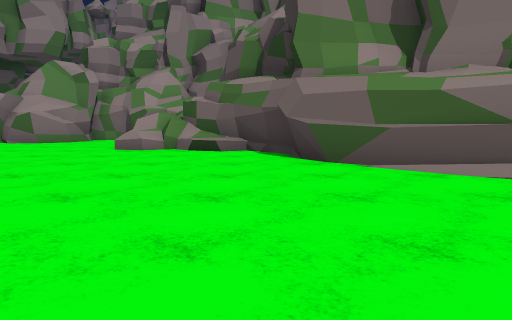
view 1 (above)

24 first-person views from a walk through a scene from a Unity 3-D project. The camera is 1.3 m above the floor, tilts 6° down and sees 70° across. The floor is counted in squares, 2 m on a side. Each view is taken from the middle of a square. On the plan, view 1 faces up. The plan holds only what a view shows up to about 11 squares ahead; the rest is blank. The place goes on beyond the plan. The player is left out. Some animated figures are left out. Some surface patterns are stand-ins.

view 2
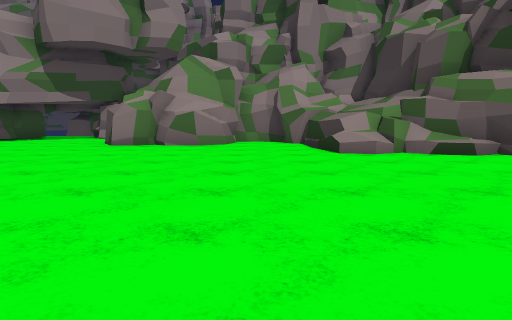

view 3
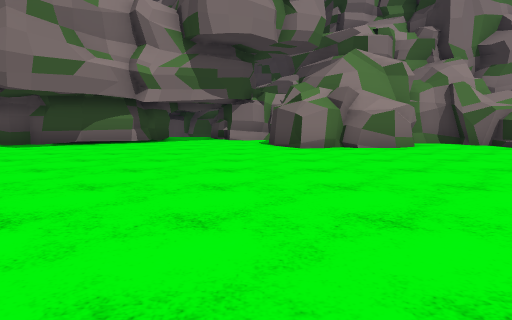

view 4
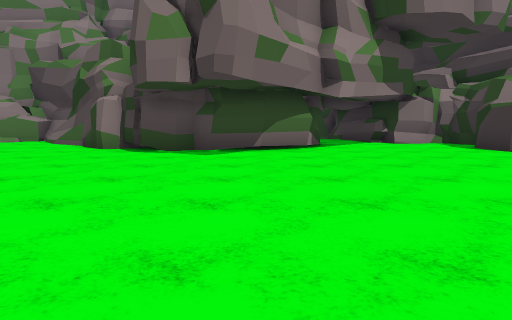

view 5
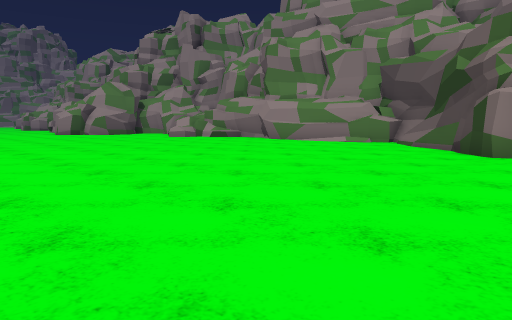

view 6
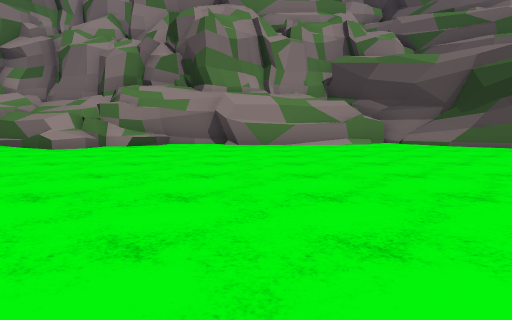

view 7
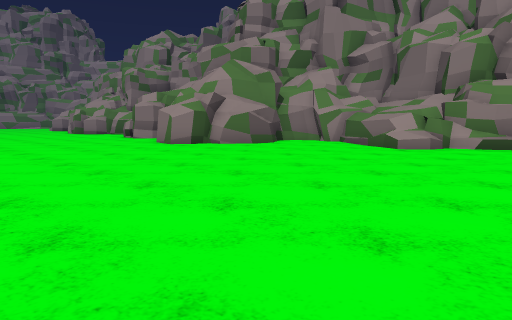

view 8
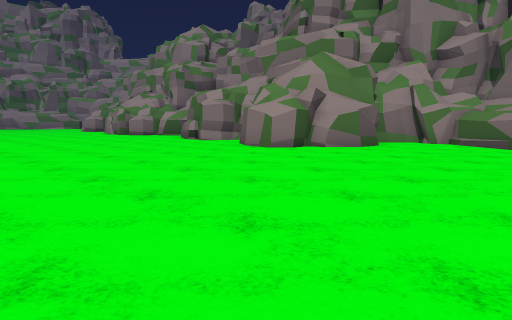

view 9
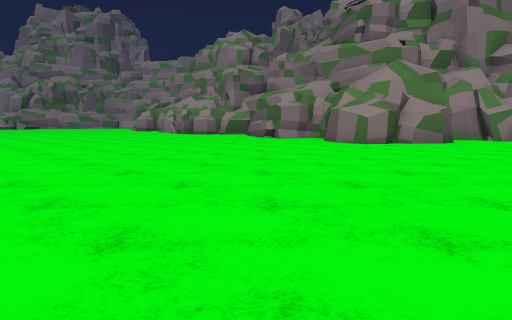

view 10
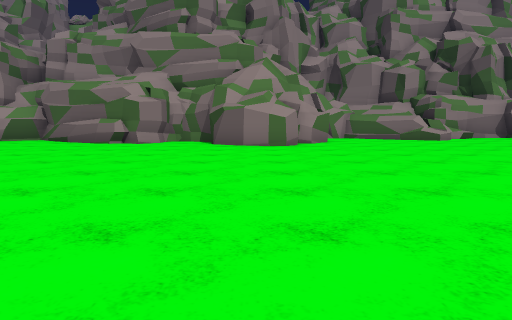

view 11
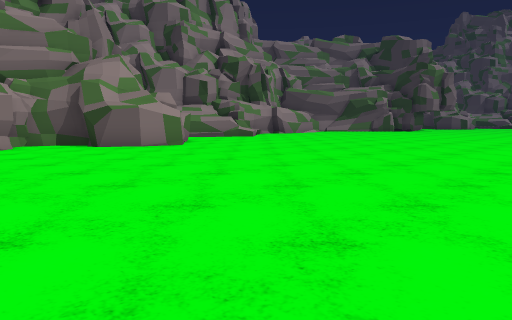

view 12
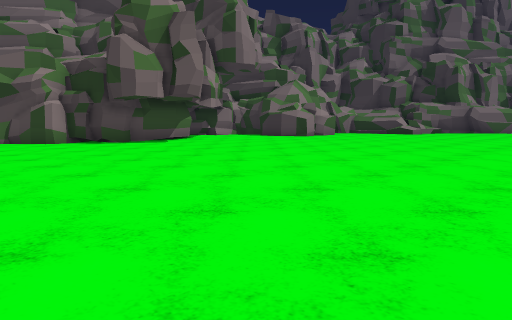

view 13
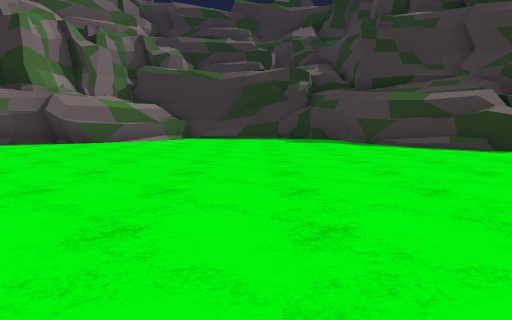

view 14
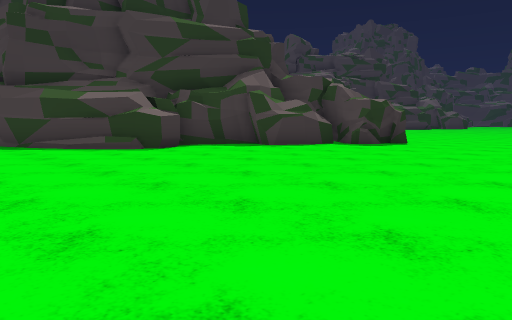

view 15
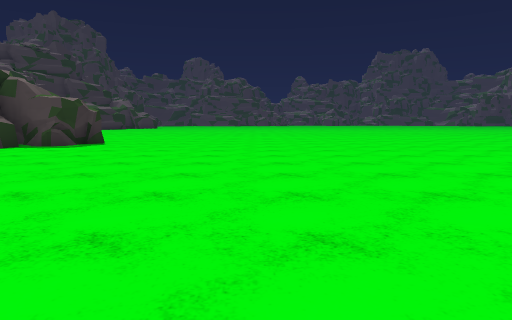

view 16
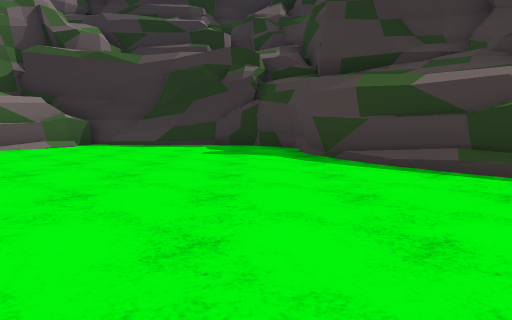

view 17
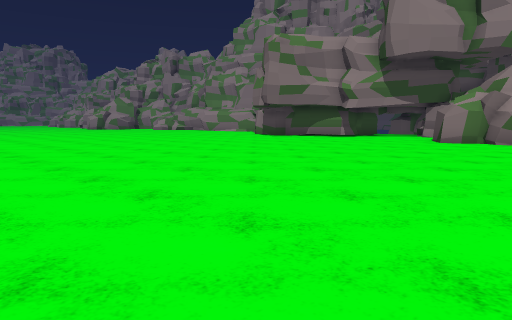

view 18
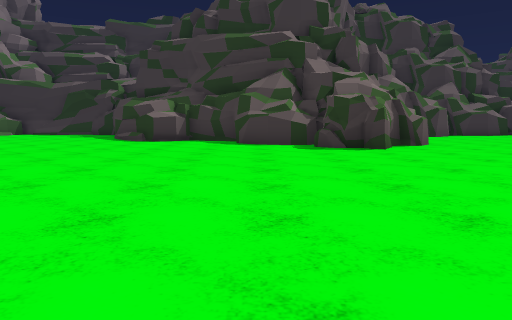

view 19
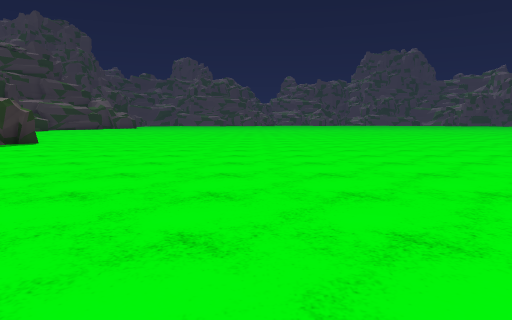

view 20
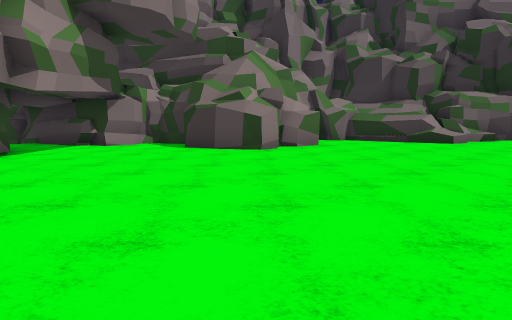

view 21
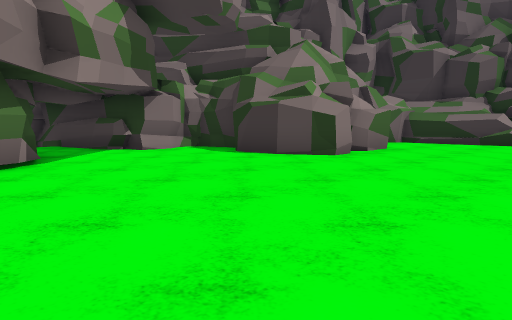

view 22
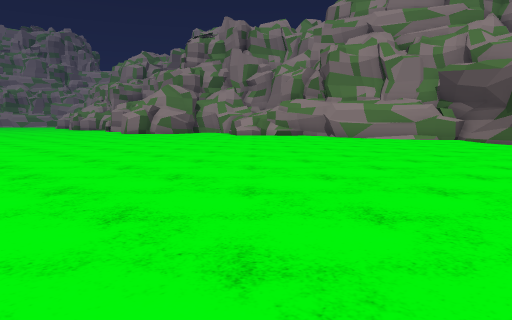

view 23
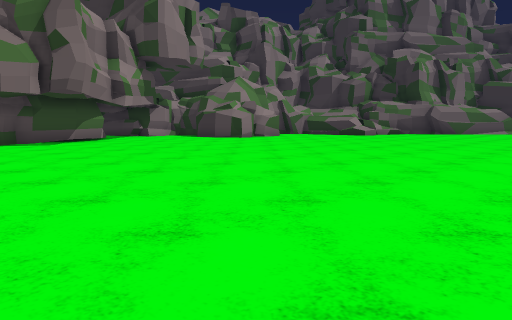

view 24
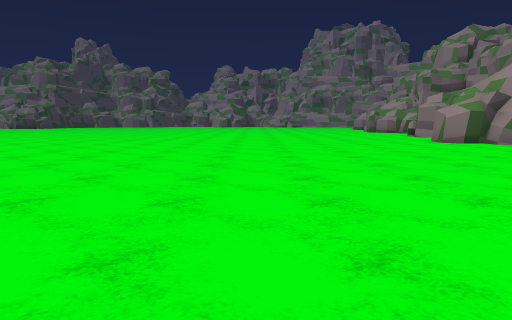

### Floor plan
Key: @ floor where view 1 was taken; # wall or solid block; . floor; / step, stairs or slope; = window, fence, low wall or low ledge; ^ raised ledge.
Columns run from 42 left of view 1 to 5 right of it. Each row starts with its distance up from view 1.
 17            #                 .##
 16         ###^^#######^##      ..#
 15        ##^^^#/.##....##     #..###
 14        #..==/.........##    #....#
 13   ###  #...............######....#  ###
 12 ###.####.................#.......####.##
 11 .....##..........................###...^
 10 .......................................^^
  9 ......................................./###
  8 ........................................./##
  7 ...........................................#
  6 ...........................................##
  5 ............................................###
  4 ..............................................##
  3 ...............................................#
  2 ..............      ..........................=#
  1      ........       ..........................##
  0       .....            ....  .............@...#
 -1       ....                   .................#
 -2       ..                    ...............####
 -3                             ..............##
 -4                            .............###
 -5                           ..............##
 -6                           ...............#
 -7                          ...............##
 -8                         ...............##
 -9                         ...............#
-10                        ..............###
-11                        ..............###
-12                                  .....#

Positions as (right, up) in squares from view 1, and headings:
1: (0, 0), facing up
2: (-5, 1), facing up
3: (-10, 2), facing up
4: (-15, 4), facing up
5: (-17, 5), facing up-left
6: (-26, 5), facing up
7: (-27, 5), facing up-left
8: (-30, 4), facing up-left
9: (-31, 1), facing up-left
10: (-37, 1), facing up
11: (-42, 2), facing up-right
12: (-22, 1), facing up-right
13: (-10, 1), facing right
14: (-10, 0), facing down-right
15: (-10, 0), facing down
16: (-6, -1), facing right
17: (-5, -1), facing up-left
18: (-14, -8), facing right
19: (-12, 0), facing down
20: (-15, 5), facing up-right
21: (-15, 7), facing up-right
22: (-18, 2), facing up-left
23: (-19, 0), facing up-right
24: (-25, 5), facing left
